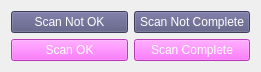
   <widget class="QWidget" name="layoutWidget">
    <property name="geometry">
     <rect>
      <x>360</x>
      <y>560</y>
      <width>261</width>
      <height>71</height>
     </rect>
    </property>
    <layout class="QHBoxLayout" name="horizontalLayout_6">
     <item>
      <layout class="QVBoxLayout" name="verticalLayout">
       <item>
        <widget class="QPushButton" name="pushButton_scan_not_ok">
         <property name="sizePolicy">
          <sizepolicy hsizetype="Minimum" vsizetype="Minimum">
           <horstretch>0</horstretch>
           <verstretch>0</verstretch>
          </sizepolicy>
         </property>
         <property name="font">
          <font>
           <pointsize>9</pointsize>
          </font>
         </property>
         <property name="styleSheet">
          <string notr="true">background-color: rgb(85, 85, 127);
color: rgb(255, 255, 255);
</string>
         </property>
         <property name="text">
          <string>Scan Not OK</string>
         </property>
         <property name="autoDefault">
          <bool>false</bool>
         </property>
        </widget>
       </item>
       <item>
        <widget class="QPushButton" name="pushButton_scan_ok">
         <property name="sizePolicy">
          <sizepolicy hsizetype="Minimum" vsizetype="Minimum">
           <horstretch>0</horstretch>
           <verstretch>0</verstretch>
          </sizepolicy>
         </property>
         <property name="font">
          <font>
           <pointsize>9</pointsize>
          </font>
         </property>
         <property name="styleSheet">
          <string notr="true">background-color: rgb(255, 85, 255);
color: rgb(255, 255, 255);
</string>
         </property>
         <property name="text">
          <string>Scan OK</string>
         </property>
         <property name="autoDefault">
          <bool>false</bool>
         </property>
        </widget>
       </item>
      </layout>
     </item>
     <item>
      <layout class="QVBoxLayout" name="verticalLayout_4">
       <item>
        <widget class="QPushButton" name="pushButton_scan_not_complete">
         <property name="sizePolicy">
          <sizepolicy hsizetype="Minimum" vsizetype="Minimum">
           <horstretch>0</horstretch>
           <verstretch>0</verstretch>
          </sizepolicy>
         </property>
         <property name="font">
          <font>
           <pointsize>9</pointsize>
          </font>
         </property>
         <property name="styleSheet">
          <string notr="true">background-color: rgb(85, 85, 127);
color: rgb(255, 255, 255);
</string>
         </property>
         <property name="text">
          <string>Scan Not Complete</string>
         </property>
         <property name="autoDefault">
          <bool>false</bool>
         </property>
        </widget>
       </item>
       <item>
        <widget class="QPushButton" name="pushButton_scan_complete">
         <property name="sizePolicy">
          <sizepolicy hsizetype="Minimum" vsizetype="Minimum">
           <horstretch>0</horstretch>
           <verstretch>0</verstretch>
          </sizepolicy>
         </property>
         <property name="font">
          <font>
           <pointsize>9</pointsize>
          </font>
         </property>
         <property name="styleSheet">
          <string notr="true">background-color: rgb(255, 85, 255);
color: rgb(255, 255, 255);
</string>
         </property>
         <property name="text">
          <string>Scan Complete</string>
         </property>
         <property name="autoDefault">
          <bool>false</bool>
         </property>
        </widget>
       </item>
      </layout>
     </item>
    </layout>
   </widget>
